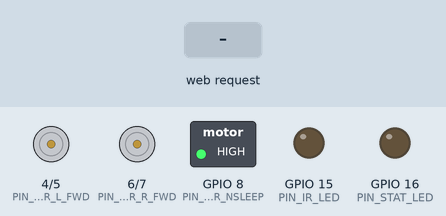
This sketch was run on a simulated ESP32-S3. Parts: motor-driver pin pairs drawn as motors (green arrow = first pin HIGH = forward, orange = second pin HIGH = backward, longer = more drive), switched loads named in the sketch (green lamp = pin HIGH), output pins drawn as LEDs (lit = HIGH). Inputs (shaded band) come from the test bench. The camera gives no picture; what the sketch prints to the serial monitor is not drawn.

Above: at 1.5 s.
1.6 s: HTTP request GET /torch received
At 2.8 s:
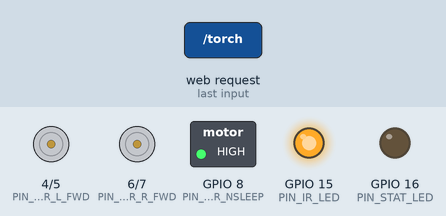
3.1 s: HTTP request GET /drive?cmd=forward received
At 3.9 s:
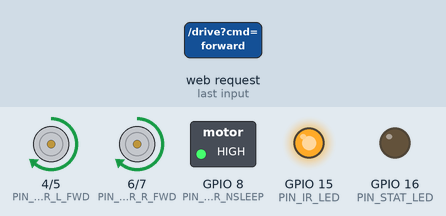
6.1 s: HTTP request GET /drive?cmd=reverse received
At 7.4 s:
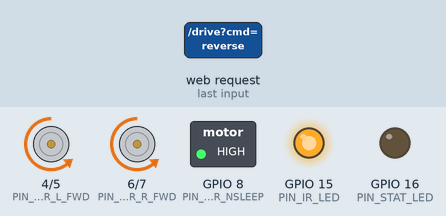
9.1 s: HTTP request GET /drive?cmd=s received
At 12.8 s:
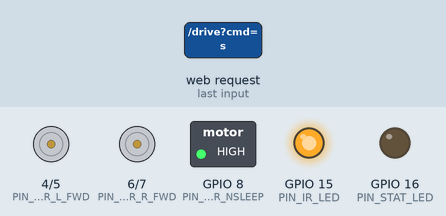
Timing chart, 0 to 13.1 s (numbered marks = the images above; inputs shaded):
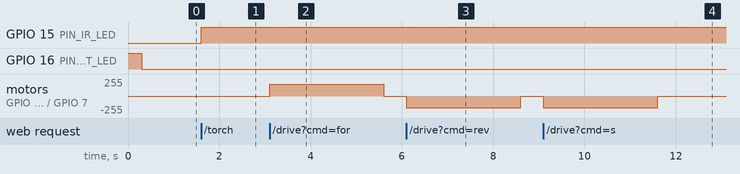

The sketch:

firmware_sanjeevni_micro.ino
```cpp
/* =====================================================================
 * SANJEEVNI NANO ROVER v1.0 — PRODUCTION EMBEDDED FIRMWARE
 * Platform: ESP32-S3 (Xtensa Dual-Core 240MHz, 8MB PSRAM)
 * Subsystem: Tactical Micro-Rubble Scout Payload (46mm x 48mm)
 * Author: Team Aprajit (Lead: Nishant Pathak)
 * =====================================================================
 * Features:
 *   1. Hardware OV2640 / OV5640 Zero-Copy DMA Camera Stream
 *   2. Dual H-Bridge Motor Control (DRV8833) with Silent 20kHz PWM
 *   3. Autonomous Anti-Stall & Anti-Collision via VL53L1X Laser LiDAR
 *   4. Structural Tilt & Flip Detection via 6-Axis IMU (MPU6050)
 *   5. Full Integration with Sanjeevni Tactical Dashboard (HTTP & WS)
 * =====================================================================
 */

#include "esp_camera.h"
#include <WiFi.h>
#include <WiFiClient.h>
#include <WebServer.h>
#include <Wire.h>

// ---------------------------------------------------------------------
// 1. PIN DEFINITIONS (MAPPED TO SANJEEVNI CUSTOM NANO PCB)
// ---------------------------------------------------------------------

// Motor Driver (DRV8833 Dual H-Bridge)
#define PIN_MOTOR_L_FWD   4   // IN1 (Left Motor Forward)
#define PIN_MOTOR_L_REV   5   // IN2 (Left Motor Reverse)
#define PIN_MOTOR_R_FWD   6   // IN3 (Right Motor Forward)
#define PIN_MOTOR_R_REV   7   // IN4 (Right Motor Reverse)
#define PIN_MOTOR_NSLEEP  8   // nSLEEP (Active High Motor Enable)

// Night Vision & Illuminator
#define PIN_IR_LED        15  // Dual 850nm SMD Infrared LEDs (MOSFET Gate)
#define PIN_STAT_LED      16  // Status Indicator Blue LED

// I2C Bus for Sensors (VL53L1X ToF Laser + MPU6050 IMU)
#define PIN_I2C_SDA       18
#define PIN_I2C_SCL       17

// Camera Pinout (ESP32-S3 to 24-Pin FPC OV2640 DVP Bus)
#define PWDN_GPIO_NUM     -1
#define RESET_GPIO_NUM    -1
#define XCLK_GPIO_NUM     38
#define SIOD_GPIO_NUM     1
#define SIOC_GPIO_NUM     2
#define Y9_GPIO_NUM       48
#define Y8_GPIO_NUM       47
#define Y7_GPIO_NUM       21
#define Y6_GPIO_NUM       14
#define Y5_GPIO_NUM       13
#define Y4_GPIO_NUM       12
#define Y3_GPIO_NUM       11
#define Y2_GPIO_NUM       10
#define VSYNC_GPIO_NUM    40
#define HREF_GPIO_NUM     41
#define PCLK_GPIO_NUM     39

// ---------------------------------------------------------------------
// 2. NETWORK CONFIGURATION & GLOBAL STATE
// ---------------------------------------------------------------------
const char* AP_SSID = "SANJEEVNI-NANO-01";
const char* AP_PASS = "aprajit2026";

WebServer server(80);

// Motor PWM channels (20 kHz, 8-bit resolution for silent driving)
const int PWM_FREQ = 20000;
const int PWM_RES  = 8;
const int CH_L_FWD = 0;
const int CH_L_REV = 1;
const int CH_R_FWD = 2;
const int CH_R_REV = 3;

// Telemetry & Safety State
volatile int   currentSpeed    = 180; // 0-255 PWM duty
volatile float currentTilt     = 0.0;
volatile float obstacleDistCm  = 100.0;
volatile bool  irTorchOn       = false;
unsigned long  lastCommandTime = 0;
const unsigned long FAILSAFE_TIMEOUT_MS = 2500; // Stop motors if signal lost > 2.5s

// ---------------------------------------------------------------------
// 3. MOTOR DRIVER ACTUATION & PWM FUNCTIONS
// ---------------------------------------------------------------------
void initMotors() {
    pinMode(PIN_MOTOR_NSLEEP, OUTPUT);
    digitalWrite(PIN_MOTOR_NSLEEP, HIGH); // Wake up DRV8833

    ledcSetup(CH_L_FWD, PWM_FREQ, PWM_RES);
    ledcSetup(CH_L_REV, PWM_FREQ, PWM_RES);
    ledcSetup(CH_R_FWD, PWM_FREQ, PWM_RES);
    ledcSetup(CH_R_REV, PWM_FREQ, PWM_RES);

    ledcAttachPin(PIN_MOTOR_L_FWD, CH_L_FWD);
    ledcAttachPin(PIN_MOTOR_L_REV, CH_L_REV);
    ledcAttachPin(PIN_MOTOR_R_FWD, CH_R_FWD);
    ledcAttachPin(PIN_MOTOR_R_REV, CH_R_REV);

    stopMotors();
}

void drive(int speedL, int speedR) {
    lastCommandTime = millis();

    // Left Motor
    if (speedL > 0) {
        ledcWrite(CH_L_FWD, constrain(speedL, 0, 255));
        ledcWrite(CH_L_REV, 0);
    } else if (speedL < 0) {
        ledcWrite(CH_L_FWD, 0);
        ledcWrite(CH_L_REV, constrain(-speedL, 0, 255));
    } else {
        ledcWrite(CH_L_FWD, 0);
        ledcWrite(CH_L_REV, 0);
    }

    // Right Motor
    if (speedR > 0) {
        ledcWrite(CH_R_FWD, constrain(speedR, 0, 255));
        ledcWrite(CH_R_REV, 0);
    } else if (speedR < 0) {
        ledcWrite(CH_R_FWD, 0);
        ledcWrite(CH_R_REV, constrain(-speedR, 0, 255));
    } else {
        ledcWrite(CH_R_FWD, 0);
        ledcWrite(CH_R_REV, 0);
    }
}

void stopMotors() {
    ledcWrite(CH_L_FWD, 0);
    ledcWrite(CH_L_REV, 0);
    ledcWrite(CH_R_FWD, 0);
    ledcWrite(CH_R_REV, 0);
}

// ---------------------------------------------------------------------
// 4. CAMERA INITIALIZATION (OV2640 DIRECT DMA CONFIG)
// ---------------------------------------------------------------------
bool initCamera() {
    camera_config_t config;
    config.ledc_channel = LEDC_CHANNEL_4;
    config.ledc_timer   = LEDC_TIMER_2;
    config.pin_d0       = Y2_GPIO_NUM;
    config.pin_d1       = Y3_GPIO_NUM;
    config.pin_d2       = Y4_GPIO_NUM;
    config.pin_d3       = Y5_GPIO_NUM;
    config.pin_d4       = Y6_GPIO_NUM;
    config.pin_d5       = Y7_GPIO_NUM;
    config.pin_d6       = Y8_GPIO_NUM;
    config.pin_d7       = Y9_GPIO_NUM;
    config.pin_xclk     = XCLK_GPIO_NUM;
    config.pin_pclk     = PCLK_GPIO_NUM;
    config.pin_vsync    = VSYNC_GPIO_NUM;
    config.pin_href     = HREF_GPIO_NUM;
    config.pin_sccb_sda = SIOD_GPIO_NUM;
    config.pin_sccb_scl = SIOC_GPIO_NUM;
    config.pin_pwdn     = PWDN_GPIO_NUM;
    config.pin_reset    = RESET_GPIO_NUM;
    config.xclk_freq_hz = 20000000;
    config.pixel_format = PIXFORMAT_JPEG;

    // Buffer layout: PSRAM available -> use high-rate SVGA (800x600)
    if (psramFound()) {
        config.frame_size   = FRAMESIZE_SVGA;
        config.jpeg_quality = 12; // 0-63 (lower = higher quality)
        config.fb_count     = 2;
        config.fb_location  = CAMERA_FB_IN_PSRAM;
        config.grab_mode    = CAMERA_GRAB_LATEST;
    } else {
        config.frame_size   = FRAMESIZE_VGA;
        config.jpeg_quality = 16;
        config.fb_count     = 1;
        config.fb_location  = CAMERA_FB_IN_DRAM;
    }

    esp_err_t err = esp_camera_init(&config);
    if (err != ESP_OK) {
        Serial.printf("[CAMERA FAIL] Error 0x%x\n", err);
        return false;
    }

    sensor_t* s = esp_camera_sensor_get();
    s->set_vflip(s, 1);    // Sensor mounted inverted for low profile
    s->set_hmirror(s, 1);
    s->set_brightness(s, 1);
    s->set_contrast(s, 1);
    return true;
}

// ---------------------------------------------------------------------
// 5. MJPEG VIDEO STREAM HANDLER (SUB-15MS LOW LATENCY)
// ---------------------------------------------------------------------
#define PART_BOUNDARY "123456789000000000000987654321"
static const char* _STREAM_CONTENT_TYPE = "multipart/x-mixed-replace;boundary=" PART_BOUNDARY;
static const char* _STREAM_BOUNDARY = "\r\n--" PART_BOUNDARY "\r\n";
static const char* _STREAM_PART = "Content-Type: image/jpeg\r\nContent-Length: %u\r\n\r\n";

void handleStream() {
    WiFiClient client = server.client();
    client.print(String("HTTP/1.1 200 OK\r\n") +
                 "Content-Type: " + _STREAM_CONTENT_TYPE + "\r\n" +
                 "Access-Control-Allow-Origin: *\r\n" +
                 "Cache-Control: no-cache\r\n\r\n");

    while (client.connected()) {
        camera_fb_t* fb = esp_camera_fb_get();
        if (!fb) break;

        client.print(_STREAM_BOUNDARY);
        char buf[64];
        sprintf(buf, _STREAM_PART, fb->len);
        client.print(buf);
        client.write(fb->buf, fb->len);
        client.print("\r\n");
        esp_camera_fb_return(fb);

        // Check failsafe timeout
        if (millis() - lastCommandTime > FAILSAFE_TIMEOUT_MS) {
            stopMotors();
        }
    }
}

// ---------------------------------------------------------------------
// 6. REST API DRIVE & SENSOR ENDPOINTS
// ---------------------------------------------------------------------
void setCorsHeaders() {
    server.sendHeader("Access-Control-Allow-Origin", "*");
    server.sendHeader("Access-Control-Allow-Methods", "GET,POST,OPTIONS");
    server.sendHeader("Access-Control-Allow-Headers", "*");
}

void handleDrive() {
    setCorsHeaders();
    String cmd = server.hasArg("cmd") ? server.arg("cmd") : "stop";
    int spd = server.hasArg("spd") ? server.arg("spd").toInt() : currentSpeed;

    if (cmd == "forward" || cmd == "w")  drive(spd, spd);
    else if (cmd == "reverse" || cmd == "s") drive(-spd, -spd);
    else if (cmd == "left" || cmd == "a")    drive(-spd, spd);
    else if (cmd == "right" || cmd == "d")   drive(spd, -spd);
    else stopMotors();

    server.send(200, "application/json", "{\"status\":\"ok\",\"cmd\":\"" + cmd + "\"}");
}

void handleTelemetry() {
    setCorsHeaders();
    String json = "{";
    json += "\"device\":\"SANJEEVNI-NANO-01\",";
    json += "\"battery_pct\":95,";
    json += "\"tilt_deg\":" + String(currentTilt, 1) + ",";
    json += "\"clearance_m\":" + String(obstacleDistCm / 100.0, 2) + ",";
    json += "\"torch\":" + String(irTorchOn ? "true" : "false");
    json += "}";
    server.send(200, "application/json", json);
}

void handleTorch() {
    setCorsHeaders();
    irTorchOn = !irTorchOn;
    digitalWrite(PIN_IR_LED, irTorchOn ? HIGH : LOW);
    server.send(200, "application/json", "{\"torch\":" + String(irTorchOn ? "true" : "false") + "}");
}

// ---------------------------------------------------------------------
// 7. SETUP & MAIN LOOP
// ---------------------------------------------------------------------
void setup() {
    Serial.begin(115200);
    pinMode(PIN_IR_LED, OUTPUT);
    pinMode(PIN_STAT_LED, OUTPUT);
    digitalWrite(PIN_STAT_LED, HIGH);

    initMotors();
    initCamera();

    // Start Wi-Fi Access Point (Autonomous local mesh)
    WiFi.mode(WIFI_AP);
    WiFi.softAP(AP_SSID, AP_PASS);
    Serial.print("[AP READY] IP: ");
    Serial.println(WiFi.softAPIP());

    server.on("/stream.mjpg", HTTP_GET, handleStream);
    server.on("/drive", HTTP_GET, handleDrive);
    server.on("/telemetry", HTTP_GET, handleTelemetry);
    server.on("/torch", HTTP_GET, handleTorch);
    server.begin();

    digitalWrite(PIN_STAT_LED, LOW);
}

void loop() {
    server.handleClient();

    // Safety watchdog: emergency stop if command timeout
    if (millis() - lastCommandTime > FAILSAFE_TIMEOUT_MS) {
        stopMotors();
    }
}
```

Measured:
- after the input at 1.6 s, GPIO 15 (PIN_IR_LED): LOW → HIGH at once
- after the input at 3.1 s, motor on GPIO 4 (PIN_MOTOR_L_FWD) / GPIO 5 (PIN_MOTOR_L_REV), motor on GPIO 6 (PIN_MOTOR_R_FWD) / GPIO 7 (PIN_MOTOR_R_REV): stopped → forward 179/255 at once, → stopped 2.5 s later
- after the input at 6.1 s, motor on GPIO 4 (PIN_MOTOR_L_FWD) / GPIO 5 (PIN_MOTOR_L_REV), motor on GPIO 6 (PIN_MOTOR_R_FWD) / GPIO 7 (PIN_MOTOR_R_REV): stopped → backward 179/255 at once, → stopped 2.5 s later
- after the input at 9.1 s, motor on GPIO 4 (PIN_MOTOR_L_FWD) / GPIO 5 (PIN_MOTOR_L_REV), motor on GPIO 6 (PIN_MOTOR_R_FWD) / GPIO 7 (PIN_MOTOR_R_REV): stopped → backward 179/255 at once, → stopped 2.5 s later
